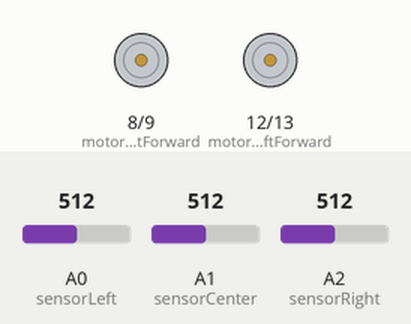
The sketch below on a simulated Arduino Uno, built with avr-gcc and run on an emulated ATmega328P. Shown: motor-driver pin pairs drawn as motors (green arrow = first pin HIGH = forward, orange = second pin HIGH = backward, longer = more drive, scaled by the enable pin). The inputs (shaded band) are chosen by the test bench; at power-on: A1 (sensorCenter) = 512, A0 (sensorLeft) = 512, A2 (sensorRight) = 512.

Above: at 1.2 s.
1.3 s: A1 (sensorCenter) set to 0
At 2.1 s:
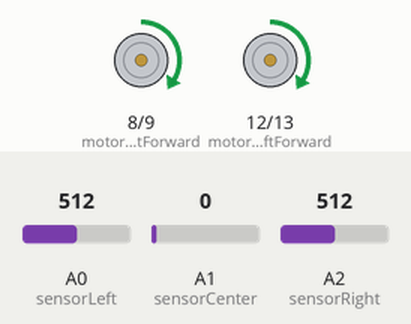
Timing chart, 0 to 4.3 s (numbered marks = the images above; inputs shaded):
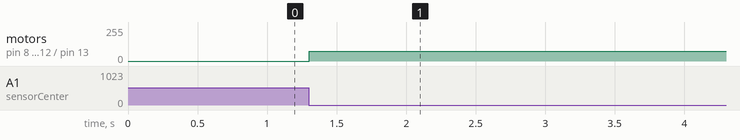

Measured:
- after the input at 1.3 s, motor on pin 8 (motorRightForward) / pin 9 (motorRightBackward), motor on pin 12 (motorLeftForward) / pin 13 (motorLeftBackward): stopped → forward 75/255 at once

The sketch:

PID_AUTITO.ino
```cpp
// Definición de pines para sensores y motores
const int sensorLeft = A0;  // Sensor infrarrojo izquierdo
const int sensorCenter = A1; // Sensor infrarrojo central
const int sensorRight = A2;  // Sensor infrarrojo derecho

const int motorLeftForward = 12;  // Pin del motor izquierdo hacia adelante
const int motorLeftBackward = 13; // Pin del motor izquierdo hacia atrás
const int motorLeftEnable = 11;   // Pin de habilitación del motor izquierdo (PWM)

const int motorRightForward = 8;  // Pin del motor derecho hacia adelante
const int motorRightBackward = 9; // Pin del motor derecho hacia atrás
const int motorRightEnable = 6;   // Pin de habilitación del motor derecho (PWM)

// Variables para el controlador PID
double kp = 2.0;  // Ganancia proporcional
double ki = 0.0;  // Ganancia integral
double kd = 1.0;  // Ganancia derivativa

double lastError = 0.0;
double integral = 0.0;

void setup() {
  // Configurar los pines de los motores como salidas
  pinMode(motorLeftForward, OUTPUT);
  pinMode(motorLeftBackward, OUTPUT);
  pinMode(motorLeftEnable, OUTPUT);

  pinMode(motorRightForward, OUTPUT);
  pinMode(motorRightBackward, OUTPUT);
  pinMode(motorRightEnable, OUTPUT);

  // Configurar los pines de los sensores como entradas
  pinMode(sensorLeft, INPUT);
  pinMode(sensorCenter, INPUT);
  pinMode(sensorRight, INPUT);
}

void loop() {
  // Leer valores de los sensores
  int leftValue = analogRead(sensorLeft);
  int centerValue = analogRead(sensorCenter);
  int rightValue = analogRead(sensorRight);

  // Calcular el error
  double error = (leftValue - rightValue);

  // Controlador PID
  integral += error;
  double derivative = error - lastError;
  double control = kp * error + ki * integral + kd * derivative;

  // Actualizar el último error
  lastError = error;

  // Calcular velocidades de los motores
  int baseSpeed = 75;  // Velocidad base de los motores
  int leftSpeed = baseSpeed + control;
  int rightSpeed = baseSpeed - control;

  // Limitar las velocidades a un rango de 0 a 255
  leftSpeed = constrain(leftSpeed, 0, 255);
  rightSpeed = constrain(rightSpeed, 0, 255);

  //Sigue linea negra
  if(centerValue == 0){
      digitalWrite(motorLeftForward, HIGH);
      digitalWrite(motorLeftBackward, LOW);
      digitalWrite(motorRightForward, HIGH);
      digitalWrite(motorRightBackward, LOW);
      analogWrite(motorLeftEnable, baseSpeed);
      analogWrite(motorRightEnable, baseSpeed);
  }

  /*
  // Controlar el motor izquierdo
  if (leftSpeed > 0) {
      digitalWrite(motorLeftForward, HIGH);
      digitalWrite(motorLeftBackward, LOW);
      analogWrite(motorLeftEnable, leftSpeed);
  } else {
      digitalWrite(motorLeftForward, LOW);
      digitalWrite(motorLeftBackward, HIGH);
      analogWrite(motorLeftEnable, -leftSpeed);
  }

    // Controlar el motor derecho
  if (rightSpeed > 0) {
      digitalWrite(motorRightForward, HIGH);
      digitalWrite(motorRightBackward, LOW);
      analogWrite(motorRightEnable, rightSpeed);
  } else {
      digitalWrite(motorRightForward, LOW);
      digitalWrite(motorRightBackward, HIGH);
      analogWrite(motorRightEnable, -rightSpeed);
  }
  */

  // Pequeño retraso para permitir el tiempo de respuesta del sistema
  delay(10);
}
```
